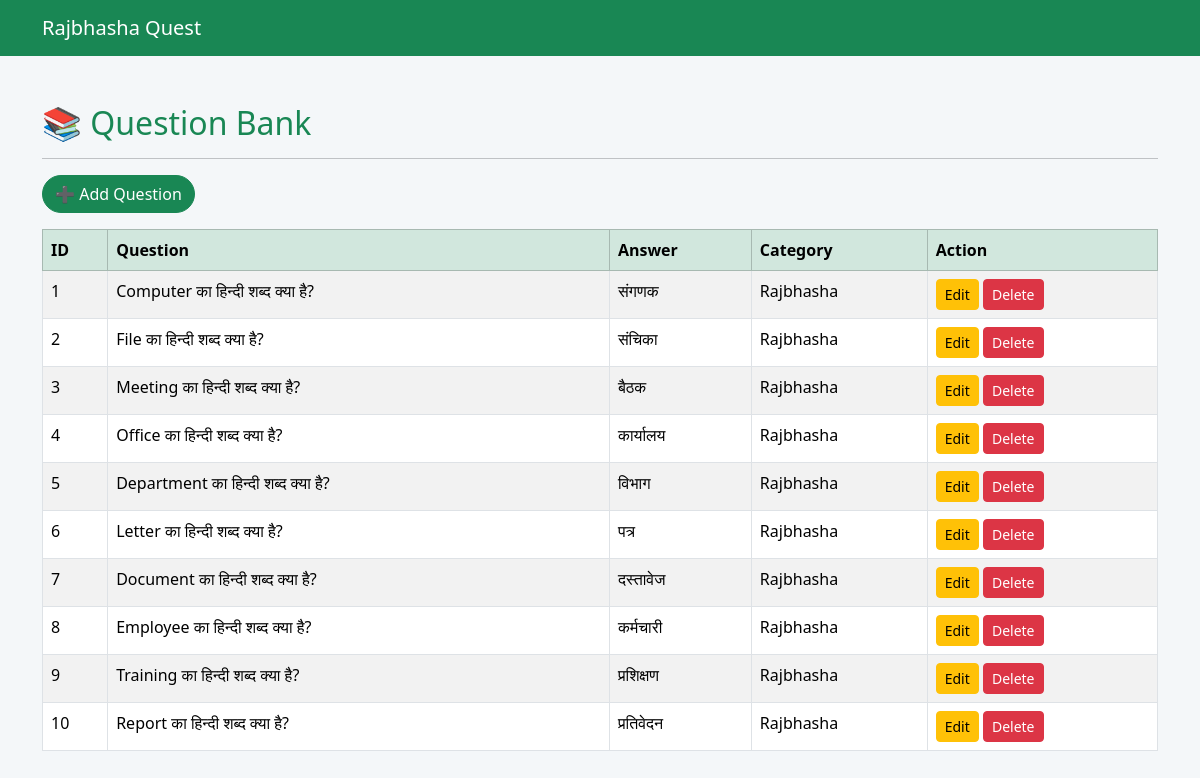
The app's page /questions (signed in) with its own data.
### tables this page shows
CREATE TABLE questions(
        id INTEGER PRIMARY KEY AUTOINCREMENT,
        question TEXT,
        option1 TEXT,
        option2 TEXT,
        option3 TEXT,
        option4 TEXT,
        answer TEXT,
        category TEXT
    );

### app.py (the view)
@app.route("/questions")
def questions():
    if "admin" not in session:
        return redirect("/admin")
    conn = get_connection()
    questions = conn.execute("""
        SELECT *
        FROM questions
        ORDER BY id
    """).fetchall()
    conn.close()
    return render_template(
        "questions.html",
        questions=questions
    )

### app.py (called while the page is built)
def get_connection():
    conn = sqlite3.connect(DATABASE)
    conn.row_factory = sqlite3.Row
    return conn

### templates/questions.html
{% extends "base.html" %}
{% block content %}
<div class="container mt-5">
    <h2 class="text-success">
        📚 Question Bank
    </h2>
    <hr>
    <a href="/add_question" class="btn btn-success mb-3">
        ➕ Add Question
    </a>
    <table class="table table-bordered table-striped table-hover">
        <thead class="table-success">
            <tr>
                <th>ID</th>
                <th width="45%">Question</th>
                <th>Answer</th>
                <th>Category</th>
                <th>Action</th>
            </tr>
        </thead>
        <tbody>
        {% for q in questions %}
        <tr>
            <td>{{ q["id"] }}</td>
            <td>{{ q["question"] }}</td>
            <td>{{ q["answer"] }}</td>
            <td>{{ q["category"] }}</td>
            <td>
                <a href="/edit_question/{{ q['id'] }}"
                   class="btn btn-warning btn-sm">
                    Edit
                </a>
                <a href="/delete_question/{{ q['id'] }}"
                   class="btn btn-danger btn-sm">
                    Delete
                </a>
            </td>
        </tr>
        {% endfor %}
        </tbody>
    </table>
</div>
{% endblock %}

### templates/base.html (shortened to what this page needs)
<!DOCTYPE html>
<html>
<head>
<link href="https://cdn.jsdelivr.net/npm/bootstrap@5.3.3/dist/css/bootstrap.min.css" rel="stylesheet">
<link rel="stylesheet" href="{{ url_for('static', filename='css/style.css') }}">
</head>
<body>
<nav class="navbar navbar-dark bg-success">
<div class="container">
<a class="navbar-brand" href="/">
Rajbhasha Quest
</a>
</div>
</nav>
{% block content %}
{% endblock %}
</body>
</html>

### static/css/style.css (style rules this page uses)
body { background:#f4f7f9; }
.btn-success { border-radius:20px; }

### records on screen
questions: id "1", question "Computer का हिन्दी शब्द क्या है?", answer "संगणक", category "Rajbhasha"
questions: id "2", question "File का हिन्दी शब्द क्या है?", answer "संचिका", category "Rajbhasha"
questions: id "3", question "Meeting का हिन्दी शब्द क्या है?", answer "बैठक", category "Rajbhasha"
questions: id "4", question "Office का हिन्दी शब्द क्या है?", answer "कार्यालय", category "Rajbhasha"
questions: id "5", question "Department का हिन्दी शब्द क्या है?", answer "विभाग", category "Rajbhasha"
questions: id "6", question "Letter का हिन्दी शब्द क्या है?", answer "पत्र", category "Rajbhasha"
questions: id "7", question "Document का हिन्दी शब्द क्या है?", answer "दस्तावेज", category "Rajbhasha"
questions: id "8", question "Employee का हिन्दी शब्द क्या है?", answer "कर्मचारी", category "Rajbhasha"
questions: id "9", question "Training का हिन्दी शब्द क्या है?", answer "प्रशिक्षण", category "Rajbhasha"
questions: id "10", question "Report का हिन्दी शब्द क्या है?", answer "प्रतिवेदन", category "Rajbhasha"
